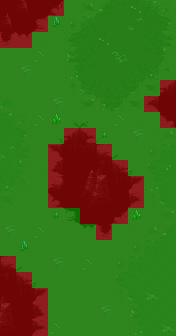

Below is a game level as drawn by its tile map, then a one-line description and the .tmx file that defines it, in full:
An orthogonal 11x21 tile map with 16x16 px tiles, 6 tile layers (Tile Layer 4, Tile Layer 5, Tile Layer 6, Tile Layer 7, ...), 2 hidden layers not drawn.

<map version="1.5" tiledversion="2021.02.15" orientation="orthogonal" renderorder="left-down" width="11" height="21" tilewidth="16" tileheight="16" infinite="0" nextlayerid="15" nextobjectid="1">
 <tileset firstgid="1" source="../world_tiles/tileset.tsx" />
 <layer id="10" name="Tile Layer 4" width="11" height="21">
  <data encoding="csv">
2441,2441,2741,2742,2743,2121,2121,2121,2121,2121,2121,
2839,2840,2841,2842,2843,2121,2121,2121,2121,2121,2121,
2939,2940,2941,2942,2943,2121,2121,2121,2121,2121,2121,
2121,2121,2121,2121,2121,2121,2121,2121,2121,2121,2121,
2121,2121,2121,2121,2121,2121,2121,2121,2121,2022,2023,
2121,2121,2121,2121,2121,2121,2121,2121,2121,2122,2123,
2121,2121,2121,2121,2121,2121,2121,2121,2521,2522,2523,
2121,2121,2121,2022,2023,1841,2121,2121,2621,2622,2623,
2121,2121,2121,2122,2123,1941,1942,2121,2121,2722,2723,
2121,2121,2221,2222,2223,2041,2042,2043,2044,2121,2121,
2121,2121,2321,2322,2323,2141,2142,2143,2144,2121,2121,
2121,2121,2121,2024,2224,2241,2242,2243,2244,2121,2121,
2121,2121,2121,2724,2725,2224,2224,2543,2544,2545,2121,
2121,2121,2121,2824,2825,2826,2827,2643,2644,2645,2121,
2121,2121,2121,2924,2925,2926,2927,2743,2744,2121,2121,
2121,2121,2121,2121,2121,2121,2121,2121,2121,2121,2121,
2042,2043,2044,2121,2121,2121,2121,2121,2121,2121,2121,
2142,2143,2144,2121,2121,2121,2121,2121,2121,2121,2121,
2242,2243,2244,2121,2121,2121,2121,2121,2121,2121,2121,
2342,2343,2344,2121,2121,2121,2121,2121,2121,2121,2121,
2442,2443,2444,2121,2121,2121,2121,2121,2121,2121,2121
</data>
 </layer>
 <layer id="11" name="Tile Layer 5" width="11" height="21">
  <data encoding="csv">
2973,3073,0,0,0,0,0,0,0,0,0,
3073,0,0,0,0,0,0,0,0,0,0,
0,0,0,0,0,0,0,0,0,0,0,
0,0,0,0,0,0,0,0,0,0,0,
0,0,0,0,0,0,0,0,0,0,0,
0,0,0,0,0,0,0,0,0,0,0,
0,0,0,0,0,0,0,0,0,0,0,
0,0,0,0,0,0,0,0,0,0,0,
0,0,0,0,0,0,0,0,0,0,0,
0,0,0,0,0,0,0,0,0,0,0,
0,0,0,0,0,2870,2871,0,0,0,0,
0,0,0,0,0,2970,2971,0,0,0,0,
0,0,0,0,0,3070,3071,0,0,0,0,
0,0,0,0,0,0,0,0,0,0,0,
0,0,0,0,0,0,0,0,0,0,0,
0,0,0,0,0,0,0,0,0,0,0,
0,0,0,0,0,0,0,0,0,0,0,
0,0,0,0,0,0,0,0,0,0,0,
2871,0,0,0,0,0,0,0,0,0,0,
2971,0,0,0,0,0,0,0,0,0,0,
3071,0,0,0,0,0,0,0,0,0,0
</data>
 </layer>
 <layer id="12" name="Tile Layer 6" width="11" height="21">
  <data encoding="csv">
0,0,0,0,0,2312,2313,2413,2516,2418,2419,
0,0,0,0,2411,2412,2516,2516,2516,2518,2519,
0,0,0,0,2511,2512,2516,2516,2516,2618,2619,
0,0,0,0,2611,2612,2516,2516,2516,2718,2719,
0,0,0,0,2711,2712,2516,2516,2817,2818,2819,
0,0,0,0,2811,2812,2813,2817,2917,2918,0,
2308,2309,0,0,2911,2912,2913,2917,2918,0,0,
2408,2409,0,0,0,0,0,0,0,0,0,
2508,2509,0,0,0,0,0,0,0,2301,2302,
2608,2609,0,0,0,0,0,0,0,2401,2402,
2708,2709,0,0,0,0,0,0,0,2501,2502,
2808,2809,0,0,0,0,0,0,0,2701,2702,
2908,2909,0,0,0,0,0,0,0,2801,2802,
0,0,0,0,0,0,0,0,0,2901,2902,
0,0,0,0,0,0,0,0,2301,2302,2303,
0,0,0,0,0,0,0,0,2401,2402,2403,
0,0,0,0,0,0,0,2401,2402,2803,2803,
0,0,0,0,0,0,0,2501,2502,2803,2803,
0,0,0,0,0,0,0,2801,2802,2803,2803,
0,0,0,0,0,0,0,2901,2601,2803,2803,
0,0,0,0,0,0,0,0,2701,2803,2803
</data>
 </layer>
 <layer id="13" name="Tile Layer 7" width="11" height="21">
  <data encoding="csv">
0,0,0,0,0,0,0,0,5104,0,0,
0,0,0,0,0,0,0,0,4805,0,0,
0,0,0,0,0,0,5104,0,0,0,0,
0,0,4013,0,0,0,0,5106,0,0,0,
0,4117,0,0,0,0,0,0,0,0,0,
0,0,0,0,0,0,0,0,0,0,0,
0,0,0,4117,0,0,0,0,0,0,0,
0,0,4013,0,0,0,0,4013,0,0,0,
0,0,0,0,0,0,0,0,4117,0,0,
4305,0,0,0,0,0,0,0,0,0,0,
0,0,0,0,0,0,0,0,0,0,4203,
0,0,0,0,0,0,0,0,0,0,0,
0,0,0,0,0,0,0,0,0,0,0,
0,0,0,0,0,0,0,0,0,0,0,
4117,0,4013,0,0,0,0,0,0,0,0,
0,0,0,0,0,0,0,0,0,0,0,
0,0,0,4117,0,4013,0,0,0,0,0,
0,0,0,0,0,0,0,0,0,0,0,
0,0,0,0,0,0,0,0,0,4608,0,
0,0,0,0,0,0,4117,0,0,0,0,
0,0,0,4013,0,0,0,0,0,0,4608
</data>
 </layer>
 <layer id="14" name="Tile Layer 8" width="11" height="21">
  <data encoding="csv">
0,0,0,0,0,0,0,0,0,0,0,
0,0,0,3467,0,0,0,0,0,0,0,
0,0,0,0,0,0,0,0,0,0,0,
0,0,0,0,0,0,0,0,0,0,0,
0,0,0,0,0,0,0,0,0,0,0,
0,0,0,0,0,0,0,0,0,0,0,
0,0,0,0,0,0,0,0,0,0,0,
0,0,0,3672,0,0,0,0,0,0,0,
0,0,0,0,0,0,3369,0,0,0,0,
0,0,0,0,0,0,0,0,0,0,0,
0,0,0,0,0,0,0,0,0,0,0,
0,0,0,0,0,0,0,0,0,0,0,
0,0,0,0,0,0,0,0,0,0,0,
0,0,0,3369,0,0,0,0,3672,0,0,
0,0,0,0,0,0,0,0,0,0,0,
0,3467,0,0,0,0,0,0,0,0,0,
0,0,0,0,0,0,0,0,0,0,0,
0,0,0,0,0,0,0,0,0,0,0,
0,0,0,0,0,0,0,0,0,0,0,
0,0,0,0,0,0,0,0,0,0,0,
0,0,0,0,0,0,0,0,0,0,0
</data>
 </layer>
 <layer id="7" name="anim" width="11" height="21" visible="0">
  <data encoding="csv">
0,0,0,0,15427,0,0,0,0,0,0,
0,0,0,0,0,0,0,0,0,0,0,
0,0,0,0,0,0,0,0,0,0,0,
0,0,0,0,0,0,0,0,0,0,0,
0,0,0,0,0,0,0,0,0,0,0,
0,15427,0,0,0,0,0,0,0,0,0,
0,0,0,0,0,0,0,0,0,0,0,
0,0,0,0,0,0,0,0,0,0,0,
0,0,0,0,0,0,0,0,0,0,0,
0,0,0,0,0,0,0,0,0,0,0,
0,0,0,0,0,0,0,0,0,0,0,
0,0,0,0,0,0,0,0,0,0,0,
0,0,0,0,0,0,0,0,0,0,0,
0,0,0,0,0,0,0,0,0,0,0,
0,0,0,0,0,0,0,0,0,0,0,
0,0,0,0,0,0,0,0,0,0,0,
0,0,0,0,0,0,0,0,0,0,0,
0,0,0,0,0,0,0,0,0,0,0,
0,0,0,0,15527,0,0,0,0,0,0,
0,0,0,0,0,0,0,0,0,0,0,
0,0,0,0,0,0,0,0,0,0,0
</data>
 </layer>
 <layer id="8" name="characters" width="11" height="21" visible="0">
  <data encoding="csv">
0,0,0,0,0,0,0,0,0,0,0,
0,0,0,0,0,0,0,0,0,0,0,
0,0,0,0,0,0,0,0,0,0,0,
0,0,0,0,0,0,15707,0,15606,0,0,
0,0,0,15606,0,0,0,0,0,0,0,
0,0,0,0,0,0,0,0,0,0,0,
0,0,0,0,0,0,0,0,0,0,0,
0,0,0,0,0,0,0,0,0,0,0,
0,0,0,0,0,0,0,0,15707,0,0,
0,15707,0,0,0,0,0,0,0,0,0,
0,0,0,0,0,0,0,0,0,0,0,
0,0,0,0,0,0,0,0,0,0,0,
0,0,0,0,0,0,0,0,0,0,0,
0,0,0,0,0,0,0,0,0,0,0,
0,0,0,0,0,0,0,0,0,0,0,
0,0,0,0,15606,0,0,0,0,0,0,
0,0,0,0,0,0,15707,0,0,0,0,
0,0,0,0,0,0,0,0,0,0,0,
0,0,0,0,0,0,0,0,0,0,0,
0,0,0,0,0,0,0,0,0,0,0,
0,0,0,0,0,0,0,0,0,0,0
</data>
 </layer>
 <layer id="9" name="walkable" width="11" height="21">
  <data encoding="csv">
15437,15437,15437,15437,15537,15537,15537,15537,15537,15537,15537,
15437,15437,15437,15537,15537,15537,15537,15537,15537,15537,15537,
15437,15437,15537,15537,15537,15537,15537,15537,15537,15537,15537,
15537,15537,15537,15537,15537,15537,15537,15537,15537,15537,15537,
15537,15537,15537,15537,15537,15537,15537,15537,15537,15537,15537,
15537,15537,15537,15537,15537,15537,15537,15537,15537,15537,15437,
15537,15537,15537,15537,15537,15537,15537,15537,15537,15437,15437,
15537,15537,15537,15537,15537,15537,15537,15537,15537,15537,15437,
15537,15537,15537,15537,15437,15437,15537,15537,15537,15537,15537,
15537,15537,15537,15437,15437,15437,15437,15537,15537,15537,15537,
15537,15537,15537,15437,15437,15437,15437,15437,15537,15537,15537,
15537,15537,15537,15437,15437,15437,15437,15437,15437,15537,15537,
15537,15537,15537,15437,15437,15437,15437,15437,15437,15537,15537,
15537,15537,15537,15537,15537,15437,15437,15437,15537,15537,15537,
15537,15537,15537,15537,15537,15537,15437,15537,15537,15537,15537,
15537,15537,15537,15537,15537,15537,15537,15537,15537,15537,15537,
15437,15537,15537,15537,15537,15537,15537,15537,15537,15537,15537,
15437,15437,15537,15537,15537,15537,15537,15537,15537,15537,15537,
15437,15437,15437,15537,15537,15537,15537,15537,15537,15537,15537,
15437,15437,15437,15537,15537,15537,15537,15537,15537,15537,15537,
15437,15437,15437,15537,15537,15537,15537,15537,15537,15537,15537
</data>
 </layer>
</map>
